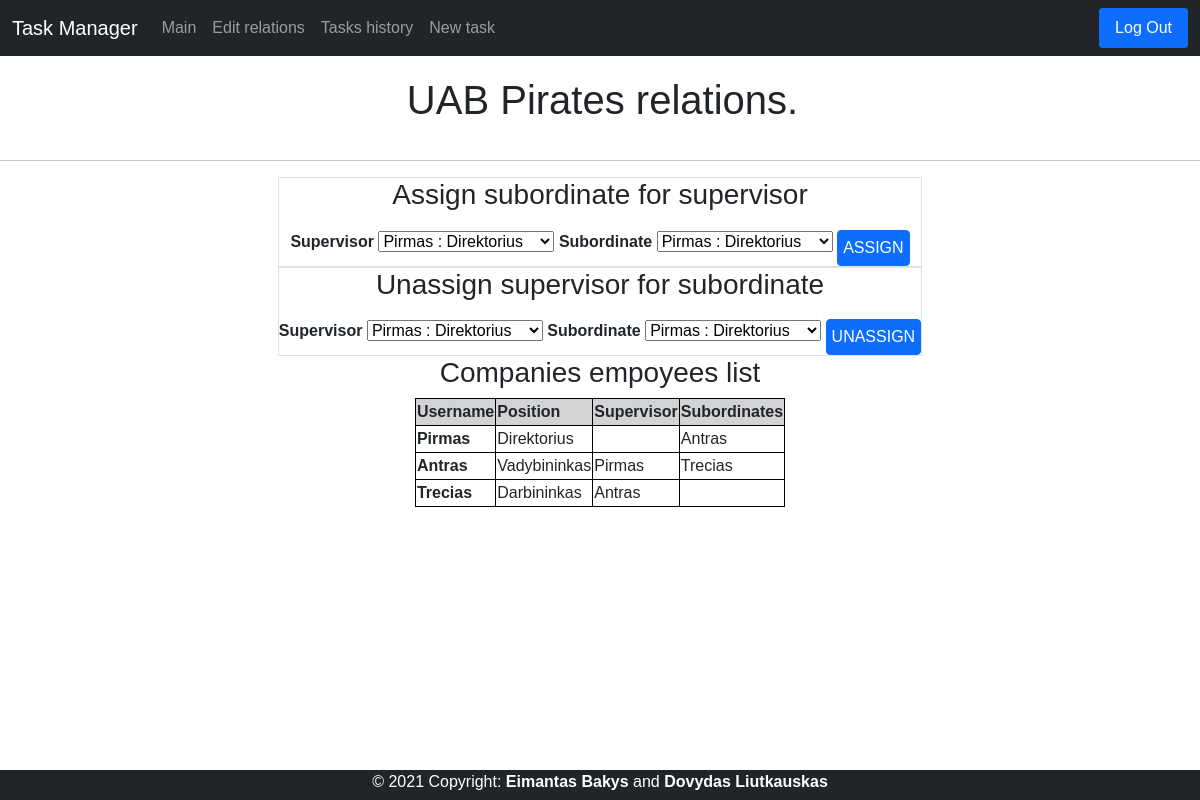
The page /relations (signed in) on the database its author committed.
### tables this page shows
CREATE TABLE users(user_id INTEGER PRIMARY KEY, name TEXT NOT NULL UNIQUE, hash TEXT NOT NULL, position TEXT, company TEXT, administrator INTEGER);

### application.py (the view, shortened to what this page needs)
@app.route("/relations", methods=["GET", "POST"])
def relations():
    if request.method == "GET":
        connection = sqlite3.connect('data.db')
        db = connection.cursor()
        db.execute(
            "SELECT * FROM users WHERE user_id = ?", (session["user_id"],))
        user_row = db.fetchone()
        db.execute("SELECT * FROM users WHERE company = ?", (user_row[4],))
        rows = db.fetchall()
        db.execute("SELECT * FROM relations")
        relations = db.fetchall()
        db.execute(
            "SELECT users.user_id, users.name, users.position, users.company, relations.supervisors_id, relations.subordinates_id FROM users INNER JOIN relations ON users.user_id = relations.user_id")
        joined_rows = db.fetchall()
        return render_template("relations.html", rows=rows, relations=relations, joined_rows=joined_rows, user=user_row)

### templates/relations.html (shortened to what this page needs)
{% extends "layout.html" %}
{% block main %}
<h1 class="pageTitle">{{ rows[0][4] }} relations.</h1>
<hr>
<div class="container-1">
    <center>
        <div>
            <form class="border" action="/relations" method="POST">
                <h3>Assign subordinate for supervisor</h3>
                <label>Supervisor</label>
                <select name="new_supervisor">
                    {% if rows is not none %}
                    {% for row in rows %}
                    <option value="{{ row[0] }}">{{ row[1] }} : {{ row[3] }}</option>
                    {% endfor %}
                    {% endif %}
                </select>
                <label>Subordinate</label>
                <select name="new_subordinate">
                    {% if rows is not none %}
                    {% for row in rows %}
                    <option value="{{ row[0] }}">{{ row[1] }} : {{ row[3] }}</option>
                    {% endfor %}
                    {% endif %}
                </select>
                {% if user[5] == 1 %}
                <button type="submit" class="btn btn-primary" style="padding: 5px;">ASSIGN</button>
                {% else %}
                <button type="submit" class="btn btn-primary" style="padding: 5px;" disabled>ASSIGN</button>
                {% endif %}
            </form>
        </div>
        <div>
            <form class="border" action="/unassign" method="POST">
                <h3>Unassign supervisor for subordinate</h3>
                <label>Supervisor</label>
                <select name="selected_supervisors_id">
                    {% if rows is not none %}
                    {% for row in rows %}
                    <option value="{{ row[0] }}">{{ row[1] }} : {{ row[3] }}</option>
                    {% endfor %}
                    {% endif %}
                </select>
                <label>Subordinate</label>
                <select name="selected_subordinates_id">
                    {% if rows is not none %}
                    {% for row in rows %}
                    <option value="{{ row[0] }}">{{ row[1] }} : {{ row[3] }}</option>
                    {% endfor %}
                    {% endif %}
                </select>
                {% if user[5] == 1 %}
                <button type="submit" class="btn btn-primary" style="padding: 5px;">UNASSIGN</button>
                {% else %}
                <button type="submit" class="btn btn-primary" style="padding: 5px;" disabled>UNASSIGN</button>
                {% endif %}
            </form>
        </div>
        <table class="borderr">
            <h3>Companies empoyees list</h3>
            <tr class="borderr" style="background-color: lightgray">
                <th class="borderr">Username</th>
                <th class="borderr">Position</th>
                <th class="borderr">Supervisor</th>
                <th class="borderr">Subordinates</th>
            </tr>
            {% if joined_rows is not none %}
            {% for row2 in rows %}
            <tr class="borderr">
                <th class="borderr">
                    {{ row2[1] }}
                </th>
                <td class="borderr">
                    {{ row2[3] }}
                </td>
                <td class="borderr">
                    {% for joined_row in joined_rows %}
                    {% if row2[0] == joined_row[0] %}
                    {% for row3 in rows %}
                    {% if joined_row[4] == row3[0] %}
                    {{ row3[1] }}
                    {% endif %}
                    {% endfor %}
                    {% endif %}
                    {% endfor %}
                </td>
                <td class="borderr">
                    {% for joined_row in joined_rows %}
                    {% if row2[0] == joined_row[0] %}
                    {% for row3 in rows %}
                    {% if joined_row[5] == row3[0] %}
                    {{ row3[1] }}
                    {% endif %}
                    {% endfor %}
                    {% endif %}
                    {% endfor %}
                </td>
            </tr>
            {% endfor %}
            {% endif %}
        </table>
    </center>
</div>
{% endblock %}

### static/styles.css (style rules this page uses)
.pageTitle { padding: 20px; text-align: center; margin-left: 5px; }
label { font-weight: bold; padding-top: 10px; }
.btn { padding: 10px; margin-top: 10px; }
.container-1 { display: flex; justify-content: center; }
.borderr { border: 1px solid black; }
body { font-family: Verdana, Geneva, Tahoma, sans-serif }

### rows shown on the page
users: company "UAB Pirates", name "Pirmas", position "Direktorius"
users: name "Antras", position "Vadybininkas"
users: name "Trecias", position "Darbininkas"

### other values the page prints
form field new_supervisor "Pirmas : Direktorius"
form field new_subordinate "Pirmas : Direktorius"
form field selected_supervisors_id "Pirmas : Direktorius"
form field selected_subordinates_id "Pirmas : Direktorius"
